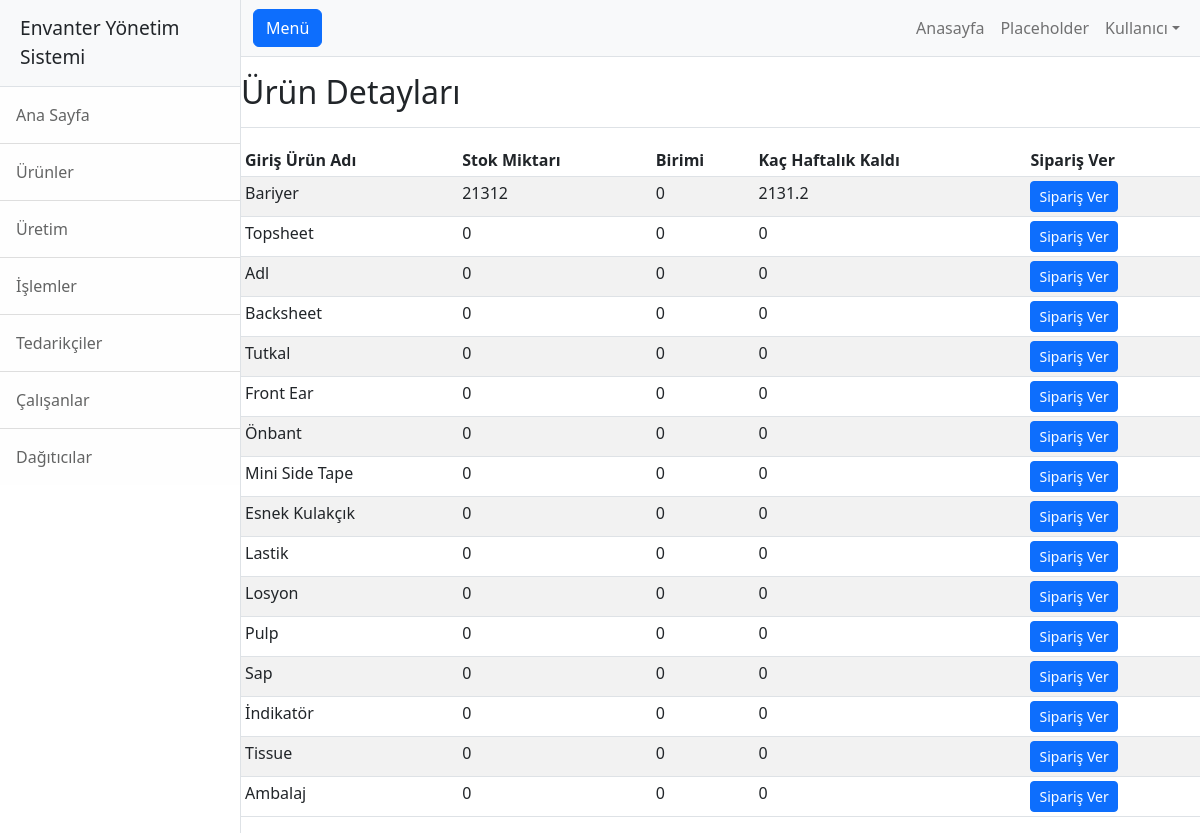
Page /urun_detay.php?id=1 on the committed database.
### tables this page shows
CREATE TABLE `giren` (
  `id` int(11) NOT NULL,
  `ad` varchar(255) NOT NULL,
  `aciklama` text,
  `cikan_id` int(11) DEFAULT NULL,
  `tedarikci_id` int(11) DEFAULT NULL,
  `adet` int(11) NOT NULL,
  `stok` int(11) NOT NULL,
  `birim` int(99) NOT NULL,
  `fiyat` decimal(10,2) NOT NULL,
  `eklenme` timestamp NULL DEFAULT CURRENT_TIMESTAMP,
  `guncelleme` timestamp NULL DEFAULT CURRENT_TIMESTAMP ON UPDATE CURRENT_TIMESTAMP
);

### urun_detay.php (the view)
<?php
include('header.php');
include('db.php');
$id = $_GET['id'];
$query = "SELECT * FROM giren WHERE cikan_id = $id";
$result = mysqli_query($conn, $query);
?>
<main role="main" class="main-content">
    <div class="d-flex justify-content-between flex-wrap flex-md-nowrap align-items-center pt-3 pb-2 mb-3 border-bottom">
        <h1 class="h2">Ürün Detayları</h1>
    </div>
    <div class="table-responsive">
        <table class="table table-striped table-sm">
            <thead>
                <tr>
                    <th>Giriş Ürün Adı</th>
                    <th>Stok Miktarı</th>
                    <th>Birimi</th>
                    <th>Kaç Haftalık Kaldı</th>
                    <th>Sipariş Ver</th>
                </tr>
            </thead>
            <tbody>
                <?php
                while ($row = mysqli_fetch_assoc($result)) {
                    $stok = $row['stok'];
                    $adet = $row['adet'];
                    $haftalik_kalan = ($adet != 0) ? $stok / $adet : 'Kalmadı';
                    echo "<tr>
                        <td>{$row['ad']}</td>
                        <td>{$stok}</td>
                        <td>{$row['birim']}</td>
                        <td>{$haftalik_kalan}</td>
                        <td>
                            <a href='islem_olustur.php?giren_id={$row['id']}' class='btn btn-primary btn-sm'>Sipariş Ver</a>
                        </td>
                    </tr>";
                }
                ?>
            </tbody>
        </table>
    </div>
</main>

### header.php (shortened to what this page needs)
<!DOCTYPE html>
<html lang="en">
    <head>
        <link href="css/styles.css" rel="stylesheet" />
    </head>
    <body>
        <div class="d-flex" id="wrapper">
            <div class="border-end bg-white" id="sidebar-wrapper">
                <div class="sidebar-heading border-bottom bg-light">Envanter Yönetim Sistemi</div>
                <div class="list-group list-group-flush">
                    <a class="list-group-item list-group-item-action list-group-item-light p-3" href="index.php">Ana Sayfa</a>
                    <a class="list-group-item list-group-item-action list-group-item-light p-3" href="cikan_urunler.php">Ürünler</a>
                    <a class="list-group-item list-group-item-action list-group-item-light p-3" href="uretim_bandi.php">Üretim</a>
                    <a class="list-group-item list-group-item-action list-group-item-light p-3" href="islemler.php">İşlemler</a>
                    <a class="list-group-item list-group-item-action list-group-item-light p-3" href="tedarikci.php">Tedarikçiler</a>
                    <a class="list-group-item list-group-item-action list-group-item-light p-3" href="#!">Çalışanlar</a>
                    <a class="list-group-item list-group-item-action list-group-item-light p-3" href="dagitici.php">Dağıtıcılar</a>
                </div>
            </div>
            <div id="page-content-wrapper">
                <nav class="navbar navbar-expand-lg navbar-light bg-light border-bottom">
                    <div class="container-fluid">
                        <button class="btn btn-primary" id="sidebarToggle">Menü</button>
                        <div class="collapse navbar-collapse" id="navbarSupportedContent">
                            <ul class="navbar-nav ms-auto mt-2 mt-lg-0">
                                <li class="nav-item active"><a class="nav-link" href="#!">Anasayfa</a></li>
                                <li class="nav-item"><a class="nav-link" href="#!">Placeholder</a></li>
                                <li class="nav-item dropdown">
                                    <a class="nav-link dropdown-toggle" id="navbarDropdown" href="#" role="button" data-bs-toggle="dropdown" aria-haspopup="true" aria-expanded="false">Kullanıcı</a>
                                </li>
                            </ul>
                        </div>
                    </div>
                </nav>

### rows in the picture
giren: ad "Bariyer", stok "21312", birim "0", haftalik_kalan "2131.2"
giren: ad "Topsheet", stok "0", birim "0"
giren: ad "Adl", stok "0", birim "0"
giren: ad "Backsheet", stok "0", birim "0"
giren: ad "Tutkal", stok "0", birim "0"
giren: ad "Front Ear", stok "0", birim "0"
giren: ad "Önbant", stok "0", birim "0"
giren: ad "Mini Side Tape", stok "0", birim "0"
giren: ad "Esnek Kulakçık", stok "0", birim "0"
giren: ad "Lastik", stok "0", birim "0"
giren: ad "Losyon", stok "0", birim "0"
giren: ad "Pulp", stok "0", birim "0"
giren: ad "Sap", stok "0", birim "0"
giren: ad "İndikatör", stok "0", birim "0"
giren: ad "Tissue", stok "0", birim "0"
giren: ad "Ambalaj", stok "0", birim "0"
